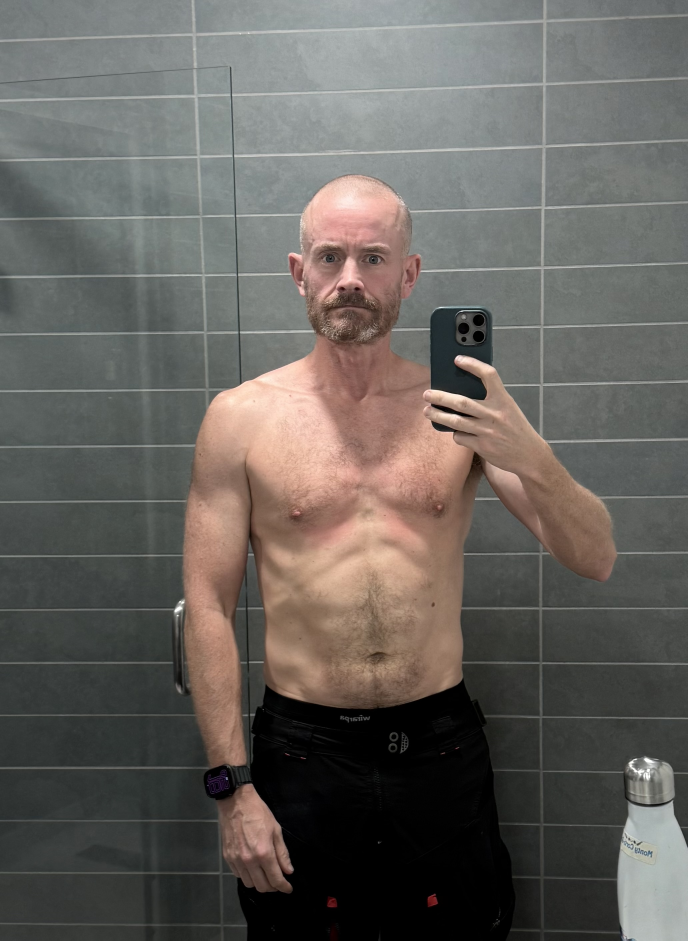
#> input picture brand/IMG_0014.jpeg, 2063 x 2821 px (shown at 1/3 size)
$ python -i brand_manager.py   (imports and definitions only)
#> lines starting #> are read from the running program, lines starting #| are printed output that depends on the picture
"""
Battleship Reset — Brand Manager Bot
======================================
Manages photos, creates composites, maintains a catalogue of brand assets,
and provides the right image for each content use case.

USAGE:
  python3 skills/brand_manager.py --before-after        # create before/after composite for ads
  python3 skills/brand_manager.py --catalogue           # print full photo catalogue
  python3 skills/brand_manager.py --new-photos          # scan for uncatalogued photos
  python3 skills/brand_manager.py --ad-image <use_case> # get best image for a use case
"""

import json
import shutil
import argparse
from datetime import datetime
from pathlib import Path
from PIL import Image, ImageDraw, ImageFont

import llm_client
import runtime_config

VAULT_ROOT   = Path(__file__).parent.parent
BRAND_DIR    = VAULT_ROOT / "brand"
OUTPUT_DIR   = VAULT_ROOT / "brand/output"
CATALOGUE_FILE = VAULT_ROOT / "brand/catalogue.json"

# ── Photo catalogue ────────────────────────────────────────────────────────────
# Manually curated — describes each photo for the bot to reason about

KNOWN_PHOTOS = {
    # Getting-fit-random-snaps — face/body progress series
    "Getting-fit-random-snaps/IMG_0291.jpeg": {
        "tags": ["face", "before", "early", "puffy", "indoor", "selfie"],
        "period": "before",
        "quality": "usable",
        "notes": "Early before shot — rounder face, puffier jaw. Rotated sideways.",
        "use_cases": ["before_after"],
    },
    "Getting-fit-random-snaps/IMG_0300.jpeg": {
        "tags": ["face", "before", "early", "puffy", "indoor", "selfie"],
        "period": "before",
        "quality": "good",
        "notes": "Clean before face shot — fuller face, good light. Best 'before' image.",
        "use_cases": ["before_after", "ad"],
    },
    "Getting-fit-random-snaps/IMG_0345.jpeg": {
        "tags": ["face", "after", "lean", "sharp", "indoor", "selfie"],
        "period": "after",
        "quality": "best",
        "notes": "Sharp jaw, lean face, alert eyes. Good light. Best 'after' face shot.",
        "use_cases": ["before_after", "ad", "profile"],
    },
    "Getting-fit-random-snaps/IMG_0411.jpeg": {
        "tags": ["face", "after", "lean", "sharp", "indoor", "portrait"],
        "period": "after",
        "quality": "best",
        "notes": "Best after face shot. Sharp jaw, confident, good light, proper portrait. Will's pick.",
        "use_cases": ["before_after", "ad", "profile"],
    },
    "Getting-fit-random-snaps/IMG_0808.jpeg": {
        "tags": ["face", "after", "lean", "sharp", "indoor", "selfie"],
        "period": "after",
        "quality": "good",
        "notes": "Very lean face, strong jaw definition. Clean background. Good after shot.",
        "use_cases": ["before_after", "ad", "profile"],
    },
    "Getting-fit-random-snaps/IMG_0375.jpeg": {
        "tags": ["body", "mid-progress", "shirtless", "indoor"],
        "period": "mid",
        "quality": "usable",
        "notes": "Body shot mid-progress. Real and unpolished. Rotated sideways.",
        "use_cases": ["progress_post"],
    },
    "Getting-fit-random-snaps/IMG_0818.jpeg": {
        "tags": ["face", "after", "outdoor", "relaxed", "sunglasses"],
        "period": "after",
        "quality": "good",
        "notes": "Outdoors, relaxed, post-transformation. Natural and approachable.",
        "use_cases": ["social_post", "ad"],
    },
    "Getting-fit-random-snaps/IMG_0929.jpeg": {
        "tags": ["lifestyle", "eating", "healthy", "casual", "indoor"],
        "period": "after",
        "quality": "good",
        "notes": "Eating a healthy meal, relaxed. Good for nutrition content.",
        "use_cases": ["nutrition_post", "social_post"],
    },

    # brand/ — main brand photos
    "IMG_0014.jpeg": {
        "tags": ["body", "after", "gym", "mirror", "lean", "strong"],
        "period": "after",
        "quality": "best",
        "notes": "Gym mirror selfie. Best full-body after shot. Clean grey tiles.",
        "use_cases": ["ad", "profile", "before_after", "hero"],
    },
    "IMG_2453.jpeg": {
        "tags": ["face", "after", "outdoor", "field", "sage-top"],
        "period": "after",
        "quality": "best",
        "notes": "Outdoor field photo. Best face photo for marketing. Natural light.",
        "use_cases": ["ad", "profile", "hero", "social_post"],
    },
    "IMG_2887.jpeg": {
        "tags": ["body", "after", "lean", "very-lean"],
        "period": "after",
        "quality": "best",
        "notes": "Very lean body shot. 5mo walking + 4mo gym. Peak result photo.",
        "use_cases": ["before_after", "ad", "hero"],
    },
    "IMG_3366.jpeg": {
        "tags": ["body", "after", "mirror", "bathroom", "abs", "apple-watch"],
        "period": "after",
        "quality": "best",
        "notes": "Bathroom mirror selfie. Best new after shot — frontal, very lean, clean background, Apple Watch visible.",
        "use_cases": ["before_after", "ad", "hero"],
    },
    "IMG_3566.jpeg": {
        "tags": ["body", "after", "full-body", "natural", "bedroom", "not-selfie"],
        "period": "after",
        "quality": "best",
        "notes": "Shot by someone else — not a selfie. Natural, very lean, frontal full-body. Most professional-looking body shot.",
        "use_cases": ["before_after", "ad", "hero", "social_post"],
    },
    "IMG_3575.jpeg": {
        "tags": ["body", "after", "full-body", "bedroom", "standing"],
        "period": "after",
        "quality": "good",
        "notes": "Full body bedroom shot — lean, standing straight. Good scale reference.",
        "use_cases": ["progress_post", "before_after", "social_post"],
    },
    "IMG_3577.jpeg": {
        "tags": ["body", "after", "full-body", "bedroom", "smiling"],
        "period": "after",
        "quality": "good",
        "notes": "Same series as 3575 but smiling — more approachable. Best full-body with personality.",
        "use_cases": ["social_post", "ad", "hero"],
    },
    "IMG_3565.jpeg": {
        "tags": ["body", "mid", "bathroom", "mirror", "progress"],
        "period": "mid",
        "quality": "usable",
        "notes": "Earlier bathroom selfie — visibly heavier than current. Good mid-progress or alternative before shot.",
        "use_cases": ["before_after", "progress_post"],
    },
    "IMG_3372.jpeg": {
        "tags": ["face", "lifestyle", "outdoor", "sunglasses", "airpods", "sunny"],
        "period": "after",
        "quality": "good",
        "notes": "Outdoor selfie, sunglasses + AirPods, blue sky. Relaxed, active lifestyle shot.",
        "use_cases": ["social_post", "lifestyle_post"],
    },
    "IMG_3373.jpeg": {
        "tags": ["face", "lifestyle", "outdoor", "sunglasses", "smiling", "sunny"],
        "period": "after",
        "quality": "good",
        "notes": "Same outdoor session as 3372 but smiling — most approachable lifestyle shot in the library.",
        "use_cases": ["social_post", "lifestyle_post", "ad"],
    },

    # random-snaps/
    "random-snaps/IMG_0448.jpeg": {
        "tags": ["outdoor", "path", "lifestyle", "cliff", "walking"],
        "period": "after",
        "quality": "good",
        "notes": "Cliff path. Used as Facebook cover photo and ad image.",
        "use_cases": ["cover", "ad", "social_post"],
    },
    "random-snaps/IMG_0651.jpeg": {
        "tags": ["equipment", "home-gym", "bench", "dumbbells"],
        "period": "after",
        "quality": "good",
        "notes": "Home gym setup — bench + adjustable dumbbells.",
        "use_cases": ["equipment_post", "social_post"],
    },
    "random-snaps/IMG_1367.jpeg": {
        "tags": ["lifestyle", "camper", "mtb", "outdoors"],
        "period": "after",
        "quality": "good",
        "notes": "Red VW camper + MTB. Lifestyle shot.",
        "use_cases": ["lifestyle_post", "social_post"],
    },
}

# ── Use case → best photo mapping ─────────────────────────────────────────────

USE_CASE_PRIORITY = {
    "ad":             ["IMG_3566.jpeg", "IMG_0014.jpeg", "IMG_2453.jpeg", "Getting-fit-random-snaps/IMG_0808.jpeg"],
    "before_after":   ["before_after_composite"],  # generated
    "profile":        ["IMG_2453.jpeg", "IMG_0014.jpeg", "Getting-fit-random-snaps/IMG_0345.jpeg"],
    "hero":           ["IMG_3566.jpeg", "IMG_2887.jpeg", "IMG_0014.jpeg", "IMG_2453.jpeg"],
    "cover":          ["random-snaps/IMG_0448.jpeg", "IMG_2453.jpeg"],
    "social_post":    ["IMG_3373.jpeg", "IMG_3577.jpeg", "IMG_2453.jpeg", "random-snaps/IMG_1367.jpeg"],
    "lifestyle_post": ["IMG_3372.jpeg", "IMG_3373.jpeg", "random-snaps/IMG_1367.jpeg"],
    "nutrition_post": ["Getting-fit-random-snaps/IMG_0929.jpeg"],
    "equipment_post": ["random-snaps/IMG_0651.jpeg"],
    "progress_post":  ["IMG_3575.jpeg", "IMG_3577.jpeg", "Getting-fit-random-snaps/IMG_0375.jpeg"],
}

# Facebook/Instagram output specs
OUTPUT_SPECS = {
    "fb_feed":      (1200, 630),
    "fb_cover":     (820, 312),
    "fb_profile":   (400, 400),
    "ig_square":    (1080, 1080),
    "ig_portrait":  (1080, 1350),
    "ad_feed":      (1200, 628),
}


# ── Image helpers ─────────────────────────────────────────────────────────────

def _load_image(rel_path: str) -> Image.Image:
#> called with rel_path = '../brand/IMG_0014.jpeg'
    full = BRAND_DIR / rel_path
    img = Image.open(full).convert("RGB")
#> img is the input picture: PIL image 2063x2821 RGB; mean R, G, B 102.3, 98.4, 93.8
    # Auto-rotate based on EXIF
    try:
        from PIL import ImageOps
        img = ImageOps.exif_transpose(img)
    except Exception:
        pass
    return img


def _crop_to_ratio(img: Image.Image, ratio: tuple) -> Image.Image:
    """Centre-crop image to target aspect ratio."""
#> called with ratio = (1200, 630)
    tw, th = ratio
    iw, ih = img.size
#> iw = 2063; ih = 2821
    target_ratio = tw / th
    current_ratio = iw / ih
#> current_ratio = 0.731

    if current_ratio > target_ratio:
        new_w = int(ih * target_ratio)
        left  = (iw - new_w) // 2
        img   = img.crop((left, 0, left + new_w, ih))
    else:
        new_h = int(iw / target_ratio)
#> new_h = 1083
        top   = (ih - new_h) // 2
#> top = 869
        img   = img.crop((0, top, iw, top + new_h))
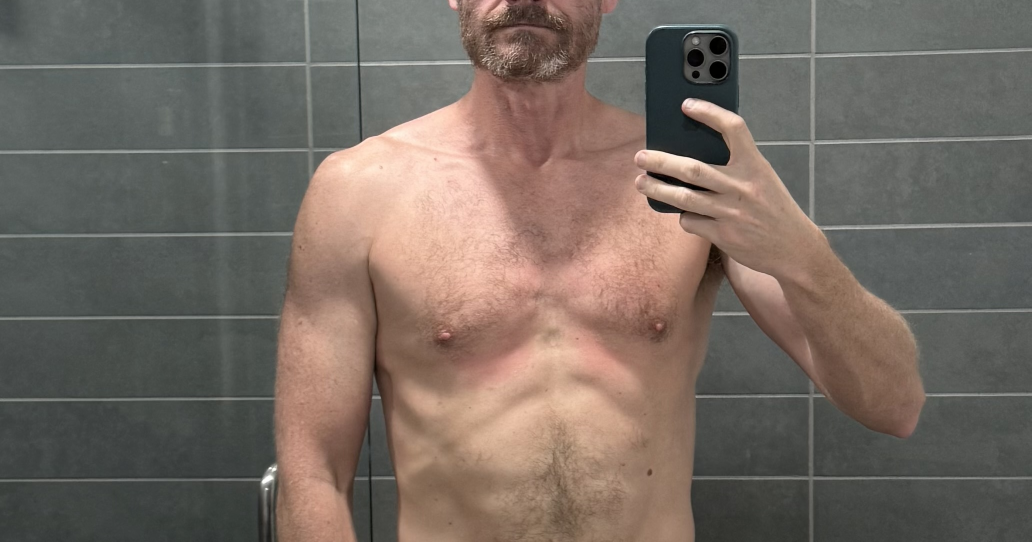
#> img: PIL image 2063x1083 RGB (shown at 1/2 size); mean R, G, B 117.8, 106.5, 98.2
    return img


def _resize(img: Image.Image, size: tuple) -> Image.Image:
#> called with size = (1200, 630)
    return img.resize(size, Image.LANCZOS)
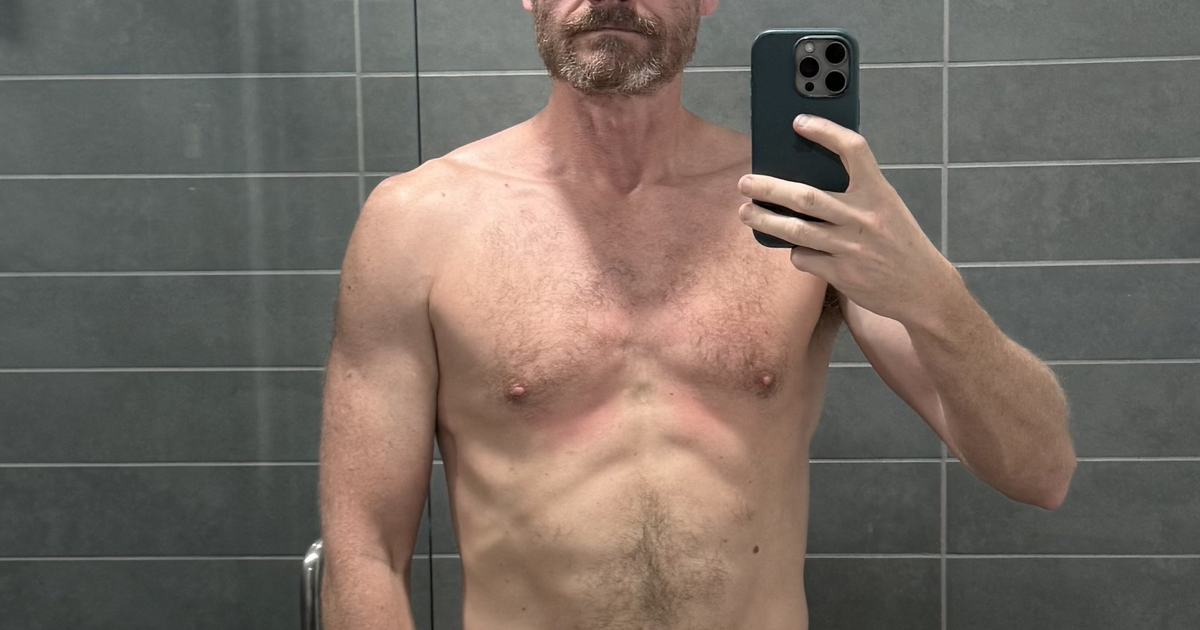
#> returned value: PIL image 1200x630 RGB; mean R, G, B 117.8, 106.5, 98.2


# ── Before/after composite ────────────────────────────────────────────────────

# [129 lines left out: functions _crop_aligned, _draw_headline_overlay, create_before_after, not called in this run]


# Hook copy variants — scroll-stop headlines for before/after
HOOK_VARIANTS = [
    # Transformation + age specificity
    "47. No gym membership. Down 2 stone. Here's what actually worked.",
    "I walked my way to abs. At 47. Without a personal trainer.",
    "My GP said 'remarkable'. My waist said -4 inches. My wallet said £199.",
    # Comedy
    "My wife asked if I'd been 'done'. I had. By walking.",
    "This is what happens when a 47-year-old stops making excuses. Apparently.",
    "I didn't know I had abs. Turns out they were just hiding behind the biscuits.",
    # Direct/provocative
    "18 months. Walking. That's the whole programme.",
    "No supplements. No gym. No PT. Just a system that actually makes sense.",
    "What 47 looks like when you stop accepting 'dad bod' as inevitable.",
]


# [79 lines left out: functions generate_hooked_variants, _generate_ai_hooks, _wrap_text, not called in this run]


def is_infographic(photo_path: str | Path) -> bool:
    """Return True if the filename contains 'infographic' — use as-is, no text overlay."""
    return "infographic" in Path(photo_path).name.lower()


# [172 lines left out: functions create_post_card, create_quote_card, load_catalogue, not called in this run]


def save_catalogue(cat: dict):
    CATALOGUE_FILE.write_text(json.dumps(cat, indent=2))


# [74 lines left out: functions build_catalogue, scan_new_photos, get_best_image, mark_used, print_catalogue, not called in this run]


# ── Export resized versions ───────────────────────────────────────────────────

def export_for_platform(rel_path: str, platform: str = "fb_feed") -> Path:
    """Resize and export a photo for a specific platform spec."""
    OUTPUT_DIR.mkdir(parents=True, exist_ok=True)
    spec = OUTPUT_SPECS.get(platform, (1200, 630))
    img  = _load_image(rel_path)
    img  = _crop_to_ratio(img, spec)
    img  = _resize(img, spec)
    stem = Path(rel_path).stem
    out  = OUTPUT_DIR / f"{stem}_{platform}.jpg"
    img.save(out, "JPEG", quality=92)
    print(f"  ✅ Exported {platform}: {out}")
    return out


# ── CLI ────────────────────────────────────────────────────────────────────────

# [50 lines not run here, left out]

>>> result = export_for_platform('../brand/IMG_0014.jpeg')
